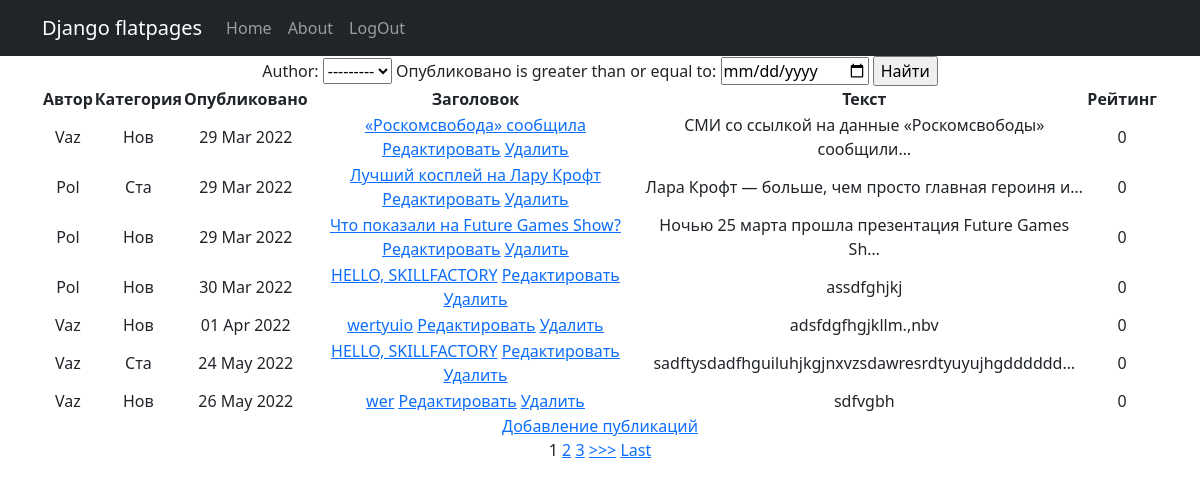
The app's page /news/search/ with its own data.
### new/models.py (models this page shows, shortened)
class Post(models.Model):
    author = models.ForeignKey(Author, on_delete=models.CASCADE)
    category = models.CharField(max_length=3, choices=POSITIONS, default=news)
    time_public = models.DateTimeField(auto_now_add=True, verbose_name='Опубликовано')
    post_category = models.ManyToManyField(Category, through='PostCategory')
    title = models.CharField(max_length=128, verbose_name='Заголовок')
    text = models.TextField(null=True, blank=True, verbose_name='Текст')
    rating = models.IntegerField(default=0, verbose_name='Рейтинг')

class Author(models.Model):
    author_user = models.OneToOneField(User, on_delete=models.CASCADE)
    author_rating = models.SmallIntegerField(default=0)
    def __str__(self):
        return f'{self.author_user}'
    class Meta:
        verbose_name = 'Автор'
        verbose_name_plural = 'Авторы'

### new/views.py (the view)
# urls.py: path('search/', PostSearch.as_view(), name='_search'),
class PostSearch(ListView):
    model = Post
    template_name = '_search.html'
    context_object_name = 'news'
    queryset = Post.objects.order_by('time_public')
    paginate_by = 1
    def get_context_data(self, **kwargs):
        context = super().get_context_data(**kwargs)
        context['filter'] = PostFilter(self.request.GET, queryset=self.get_queryset())
        context['form'] = PostForm
        return context

### templates/_search.html (shortened to what this page needs)
{% extends 'flatpages/default.html' %}
{% block content %}
<form method="GET">
    {{ filter.form }}
    <input type="submit" value="Найти"></form>
<table>
    <thead>
    <th>
        Автор
    </th>
    <th>
        Категория
    </th>
    <th>
        Опубликовано
    </th>
    <th>
        Заголовок
    </th>
    <th>
        Текст
    </th>
    <th>
        Рейтинг
    </th>
    </thead>
    {% for new in filter.qs %}
    <tr>
        <td>
            {{ new.author.author_user|title }}
        </td>
        <td>
            {{ new.category|title }}
        </td>
        <td>
            {{ new.time_public|date:'d M Y' }}
        </td>
        <td>
            <a href="{% url 'post_detail' new.id %}">{{ new.title }}</a>
            <a href="{% url '_edit' new.id %}"><u>Редактировать</u></a>
            <a href="{% url 'post_delete' new.id %}"><u> Удалить </u></a>
       </td>
        <td>
            {{ new.text|truncatechars:50 }}
        </td>
        <td>
            {{ new.rating }}
        </td>
    </tr>
    {% endfor %}
</table>
<a href="{% url '_add' %}">Добавление публикаций</a> <br>
{% if is_paginated %}
    {% for num in page_obj.paginator.page_range %}
        {% if page_obj.number == num %}
            <a>{{ num }}</a>
        {% elif num > page_obj.number|add:'-3' and num < page_obj.number|add:'3' %}
            <a href="?page={{ num }}">{{ num }}</a>
        {% endif %}
    {% endfor %}
    {% if page_obj.has_next %}
        <a href="?page={{ page_obj.next_page_number }}">>>></a>
        <a href="?page={{ page_obj.paginator.num_pages }}">Last</a>
    {% endif %}
{% endif %}
<br>
{% endblock content %}

### records on screen
Post: author.author_user "Vaz", category "Нов", time_public "29 Mar 2022", title "«Роскомсвобода» сообщила", text "СМИ со ссылкой на данные «Роскомсвободы» сообщили…", rating "0"
Post: author.author_user "Pol", category "Ста", time_public "29 Mar 2022", title "Лучший косплей на Лару Крофт", text "Лара Крофт — больше, чем просто главная героиня и…", rating "0"
Post: author.author_user "Pol", category "Нов", time_public "29 Mar 2022", title "Что показали на Future Games Show?", text "Ночью 25 марта прошла презентация Future Games Sh…", rating "0"
Post: author.author_user "Pol", category "Нов", time_public "30 Mar 2022", title "HELLO, SKILLFACTORY", text "assdfghjkj", rating "0"
Post: author.author_user "Vaz", category "Нов", time_public "01 Apr 2022", title "wertyuio", text "adsfdgfhgjkllm.,nbv", rating "0"
Post: author.author_user "Vaz", category "Ста", time_public "24 May 2022", title "HELLO, SKILLFACTORY", text "sadftysdadfhguiluhjkgjnxvzsdawresrdtyuyujhgdddddd…", rating "0"
Post: author.author_user "Vaz", category "Нов", time_public "26 May 2022", title "wer", text "sdfvgbh", rating "0"

### other values on screen
{{ num }} "1"
{{ num }} "2" "3"
